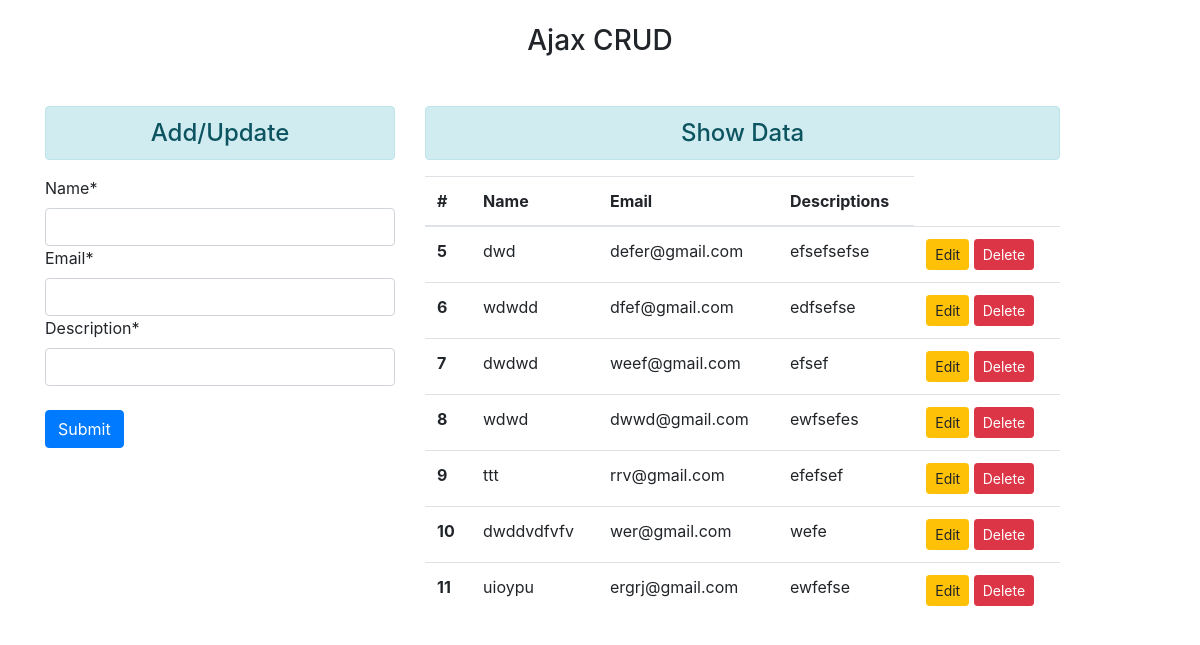
/, run on an earlier commit of the app's database.
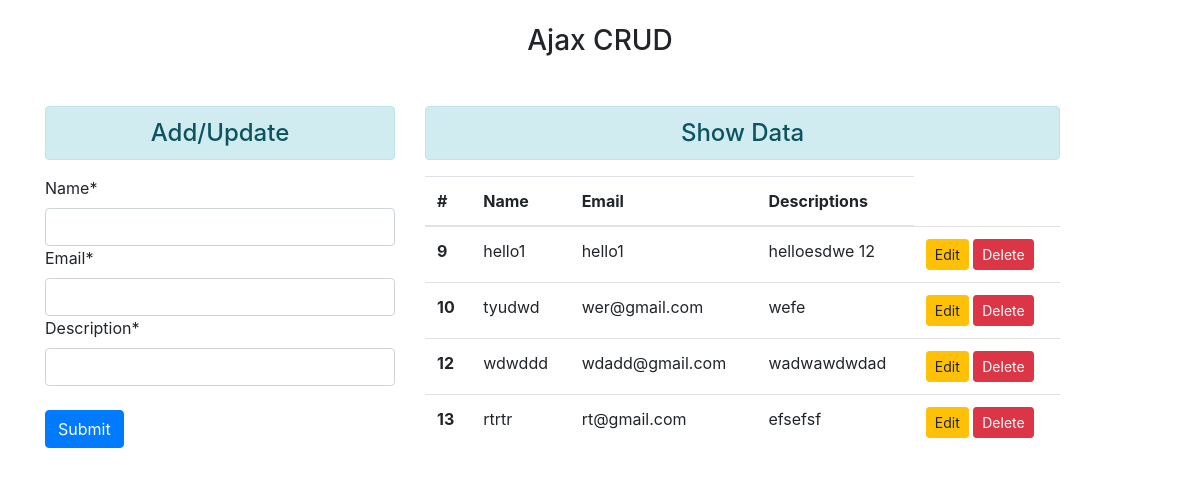
And on a later commit of the database.
### crud_app/models.py (models this page shows, shortened)
class crud_post(models.Model):
    name = models.CharField(max_length=100)
    email = models.EmailField()
    description = models.TextField()

### crud_app/views.py (the view)
# urls.py: path('', index, name='index'),
def index(request):
    form = UserRegistrationForm()
    da = crud_post.objects.all()
    return render(request, 'index.html', {'form': form, 'st': da})

### crud_app/forms.py
class UserRegistrationForm(forms.ModelForm):
    class Meta:
        model = crud_post
        fields = ['name', 'email', 'description', ]
        widgets = {
            'name': forms.TextInput(attrs={'class': 'form-control', 'id': 'nameid'}),
            'email': forms.EmailInput(attrs={'class': 'form-control', 'id': 'emailid'}),
            'description': forms.TextInput(attrs={'class': 'form-control', 'id': 'descriptionid'}),
        }

### crud_app/templates/index.html (shortened to what this page needs)
<!doctype html>
<html lang="en">
{% load crispy_forms_tags %}
  <head>
    <link rel="stylesheet" href="https://maxcdn.bootstrapcdn.com/bootstrap/4.0.0/css/bootstrap.min.css">
  </head>
  <body>
  <br>
  <center>
      <h3>Ajax CRUD</h3>
  </center>
  <div class="container mt-5">
    <div class="row">
      <div class="col-sm-4">
        <h4 class="text-center alert alert-info">Add/Update</h4>
        <form method="post">
          {{form|crispy}}
          <br>
          <input type="button" id="btnsave" value="Submit" class="btn btn-primary">
        </form>
      </div>
      <div class="col-sm-7">
        <h4 class="text-center alert alert-info">Show Data</h4>
        <table class="table" id="tbody">
          <thead>
            <tr>
              <th scope="col">#</th>
              <th scope="col">Name</th>
              <th scope="col">Email</th>
              <th scope="col">Descriptions</th>
            </tr>
          </thead>
          <tbody>
          {% for data in st %}
            <tr>
              <th scope="row">{{data.id}}</th>
              <td>{{data.name}}</td>
              <td>{{data.email}}</td>
              <td>{{data.description|slice:"0:20"}}</td>
              <td>
                <input type="button" data-sid="{{data.id}}" class="btn btn-warning btn-sm btn-edit" value="Edit">
                <input type="button" data-sid="{{data.id}}" class="btn btn-danger btn-sm btn-del" value="Delete">
              </td>
            </tr>
          {% endfor %}
          </tbody>
        </table>
      </div>
    </div>
  </div>
  </body>
</html>

What changed in the data, as far as the page shows it:
removed crud_post: id "5", name "dwd", email "defer@gmail.com", description "efsefsefse"
removed crud_post: id "6", name "wdwdd", email "dfef@gmail.com", description "edfsefse"
removed crud_post: id "7", name "dwdwd", email "weef@gmail.com", description "efsef"
removed crud_post: id "8", name "wdwd", email "dwwd@gmail.com", description "ewfsefes"
removed crud_post: id "11", name "uioypu", email "ergrj@gmail.com", description "ewfefse"
changed crud_post id 9: name "ttt" → "hello1"; email "rrv@gmail.com" → "hello1"; description "efefsef" → "helloesdwe 12"
changed crud_post "wer@gmail.com": name "dwddvdfvfv" → "tyudwd"
added crud_post: id "12", name "wdwddd", email "wdadd@gmail.com", description "wadwawdwdad"
added crud_post: id "13", name "rtrtr", email "rt@gmail.com", description "efsefsf"
